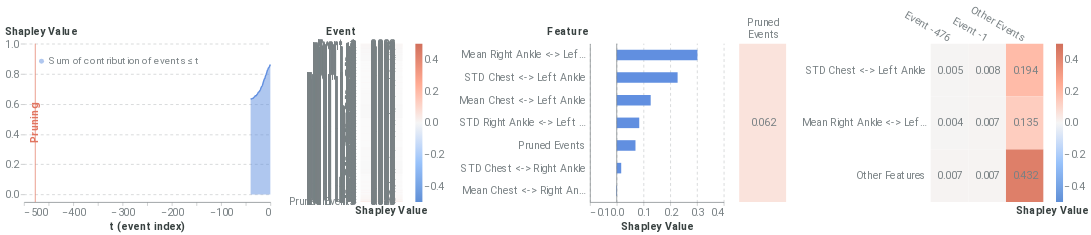

The notebook cell this image was saved under:
### Markdown cell above
### Local Report on positive instance

### Code cell
from timeshap.methods import local_report
pruning_dict = {'tol': 0.025}
event_dict = {'rs': 42, 'nsamples': 32000}
feature_dict = {'path': 'feature.csv', 'rs': 42, 'nsamples': 32000, 'feature_names': model_features, 'plot_features': plot_feats}
cell_dict_2 = {'rs': 42, 'nsamples': 32000, 'top_x_events': 2, 'top_x_feats': 2}
local_report(f, pos_x_data, pruning_dict, event_dict, feature_dict, cell_dict=cell_dict_2, entity_uuid=positive_sequence_id, entity_col='all_id', baseline=average_event)

### Figure 1 — Vega-Lite specification as saved in the notebook (floating-point values rounded to 4 significant figures; data arrays with more than 128 entries replaced by an {"elided": "..."} marker saying what was removed)
{"config": {"axis": {"domain": true, "domainColor": "#798184", "grid": false, "gridColor": "#798184", "gridOpacity": 0.5, "gridDash": [3, 5], "gridWidth": 0.8, "gridCap": "round", "labelPadding": 3, "labelFont": "Roboto", "labelColor": "#798184", "tickSize": 5, "tickColor": "#798184", "tickOpacity": 0.5, "titleColor": "#384140", "titleFont": "Roboto", "titleFontSize": 12}, "axisBand": {"domain": true, "ticks": false, "labelPadding": 7}, "axisY": {"domain": false, "titleAlign": "left", "titleAngle": 0, "titleX": -20, "titleY": -10}, "legend": {"labelColor": "#798184", "labelFontSize": 12, "symbolSize": 40, "titleColor": "#384140", "titleFontSize": 12, "titlePadding": 10, "titleFont": "Roboto", "labelFont": "Roboto"}, "line": {"stroke": "#618FE0", "strokeWidth": 2}, "rule": {"stroke": "#798184"}, "path": {"stroke": "#618FE0", "strokeWidth": 0.5}, "rect": {"fill": "#618FE0"}, "point": {"filled": true, "shape": "circle"}, "shape": {"stroke": "#618FE0"}, "bar": {"fill": "#618FE0", "stroke": null}, "text": {"font": "Roboto", "color": "#384140", "fontSize": 12}, "arc": {"stroke": "#fff", "strokeWidth": 1}, "range": {"category": ["#618FE0", "#50D0B0", "#E17560", "#E8B474", "#D889C4", "#34A3BC", "#A583A4"], "ramp": ["#001854", "#002f72", "#04478e", "#1e5fab", "#4477c5", "#6290e1", "#7ea9fd", "#9ec7ff", "#bde4ff"], "heatmap": ["#001854", "#002f72", "#04478e", "#1e5fab", "#4477c5", "#6290e1", "#7ea9fd", "#9ec7ff", "#bde4ff"], "diverging": ["#003b26", "#006b52", "#1aa082", "#55d5b5", "#f5f5f5", "#ffaa92", "#d16f5b", "#9e392c", "#650200"]}, "title": {"anchor": "start", "fontSize": 20, "color": "#384140", "fontWeight": "bold", "offset": 20, "font": "Roboto", "subtitleColor": "#384140", "subtitleFontSize": 16}, "header": {"labelFontSize": 12, "titleFontSize": 16, "labelColor": "#384140", "titleColor": "#384140", "titleFont": "Roboto", "labelFont": "Roboto"}, "group": {"fill": "white"}, "background": "white", "view": {"stroke": "transparent", "continuousHeight": 300, "continuousWidth": 400}}, "hconcat": [{"layer": [{"mark": {"type": "area", "opacity": 0.5}, "encoding": {"color": {"type": "nominal", "field": "Coalition", "legend": {"fillColor": "white", "labelFontSize": 14, "labelLimit": 0, "orient": "top-left", "symbolSize": 50, "symbolStrokeWidth": 0, "title": null}, "scale": {"domain": ["Sum of contribution of events ≤ t"], "range": ["#618FE0"]}}, "x": {"type": "quantitative", "axis": {"labelFontSize": 15, "title": "t (event index)", "titleFontSize": 15}, "field": "t (event index)"}, "y": {"type": "quantitative", "axis": {"grid": true, "labelFontSize": 15, "titleFontSize": 15, "titleX": -28}, "field": "Shapley Value", "scale": {"domain": [-0.05, 1]}}}}, {"mark": "line", "encoding": {"color": {"type": "nominal", "field": "Coalition", "legend": {"fillColor": "white", "labelFontSize": 14, "labelLimit": 0, "orient": "top-left", "symbolSize": 50, "symbolStrokeWidth": 0, "title": null}, "scale": {"domain": ["Sum of contribution of events ≤ t"], "range": ["#618FE0"]}}, "x": {"type": "quantitative", "axis": {"labelFontSize": 15, "title": "t (event index)", "titleFontSize": 15}, "field": "t (event index)"}, "y": {"type": "quantitative", "axis": {"grid": true, "labelFontSize": 15, "titleFontSize": 15, "titleX": -28}, "field": "Shapley Value", "scale": {"domain": [-0.05, 1]}}}}, {"data": {"name": "data-d0be768d6033efcbbaf281240c4bf6f9"}, "mark": {"type": "rule", "color": "#E17560"}, "encoding": {"x": {"type": "quantitative", "field": "x"}}}, {"data": {"name": "data-7852914258edcf7d2c355cee63d61ae6"}, "mark": {"type": "text", "angle": 270, "color": "#E17560", "fontSize": 15, "fontWeight": "bold", "text": "Pruning"}, "encoding": {"x": {"type": "quantitative", "field": "x"}}}], "data": {"name": "data-c6cfed4259ef357ccbc484a604b969d6"}, "height": 225, "width": 350}, {"layer": [{"mark": "rect", "encoding": {"color": {"type": "quantitative", "field": "rounded", "legend": {"gradientLength": 225, "gradientThickness": 10, "labelFontSize": 15, "orient": "right"}, "scale": {"domain": [-0.5, 0.5], "range": ["#5f8fd6", "#99c3fb", "#f5f5f5", "#ffaa92", "#d16f5b"]}, "title": null}, "x": {"type": "ordinal", "axis": {"title": "Shapley Value", "titleFontSize": 15}, "field": "column"}, "y": {"type": "ordinal", "axis": {"domain": false, "labelFontSize": 15, "title": "Event", "titleFontSize": 15, "titleX": -49}, "field": "Feature", "sort": {"elided": "478 str values"}}}}, {"mark": {"type": "text", "align": "right", "baseline": "middle", "color": "#798184", "dx": 18, "fontSize": 15}, "encoding": {"text": {"type": "nominal", "field": "rounded_str"}, "x": {"type": "ordinal", "axis": {"domain": false, "labels": false, "title": "Shapley Value", "titleX": 43}, "field": "column"}, "y": {"type": "ordinal", "axis": {"domain": false, "labelFontSize": 15, "title": "Event", "titleFontSize": 15, "titleX": -49}, "field": "Feature", "sort": {"elided": "478 str values"}}}}], "data": {"name": "data-cf51536dd5ea559e3d65cbc418dc7493"}, "height": 225, "width": 60}, {"layer": [{"data": {"name": "data-ef3fae7b888a4a2b1ca97b7a06e465f2"}, "mark": {"type": "bar", "size": 15, "thickness": 1}, "encoding": {"x": {"type": "quantitative", "axis": {"grid": true, "labelFontSize": 15, "title": "Shapley Value", "titleFontSize": 15}, "field": "Shapley Value", "scale": {"domain": [-0.1, 0.4]}}, "y": {"type": "nominal", "axis": {"labelFontSize": 15, "title": "Feature", "titleFontSize": 15, "titleX": -61}, "field": "Feature", "sort": {"field": "sort_col", "order": "descending"}}}}, {"data": {"name": "data-9c00aa9dc2b1c1a0b4bf9b34ead12925"}, "mark": {"type": "rule", "color": "#798184"}, "encoding": {"x": {"type": "quantitative", "field": "x"}}}], "height": 225, "width": 190}, {"hconcat": [{"layer": [{"mark": "rect", "encoding": {"color": {"type": "quantitative", "field": "rounded", "legend": null, "scale": {"domain": [-0.5, 0.5], "range": ["#5f8fd6", "#99c3fb", "#f5f5f5", "#ffaa92", "#d16f5b"]}, "title": null}, "x": {"type": "nominal", "axis": {"titleFontSize": 15}, "field": "Event"}, "y": {"type": "nominal", "axis": {"domain": false, "labels": false, "title": null}, "field": "Feature"}}}, {"mark": {"type": "text", "align": "right", "baseline": "middle", "color": "#798184", "dx": 18, "fontSize": 15}, "encoding": {"text": {"type": "nominal", "field": "rounded_str"}, "x": {"type": "nominal", "axis": {"domain": false, "labelAngle": 0, "labelFontSize": 15, "labelOffset": 24, "labelPadding": 30, "orient": "top", "title": null}, "field": "Event"}, "y": {"type": "nominal", "axis": {"domain": false, "labels": false, "title": null}, "field": "Feature"}}}], "data": {"name": "data-33ec9eb51626b1bb72273181f6d75301"}, "height": 225, "width": 66.67}, {"layer": [{"mark": "rect", "encoding": {"color": {"type": "quantitative", "field": "rounded", "legend": {"gradientLength": 225, "gradientThickness": 10, "labelFontSize": 15, "orient": "right"}, "scale": {"domain": [-0.5, 0.5], "range": ["#5f8fd6", "#99c3fb", "#f5f5f5", "#ffaa92", "#d16f5b"]}, "title": null}, "x": {"type": "nominal", "axis": {"titleFontSize": 15}, "field": "Event", "sort": ["Event -476", "Event -1"]}, "y": {"type": "nominal", "axis": {"domain": false, "labelFontSize": 15, "title": null}, "field": "Feature", "sort": ["STD Chest <-> Left Ankle", "Mean Right Ankle <-> Left Ankle"]}}}, {"mark": {"type": "text", "align": "right", "baseline": "middle", "color": "#798184", "dx": 18, "fontSize": 15}, "encoding": {"text": {"type": "nominal", "field": "rounded_str"}, "x": {"type": "nominal", "axis": {"domain": false, "labelAngle": 30, "labelFontSize": 15, "orient": "top", "title": "Shapley Value", "titleX": 172, "titleY": 245}, "field": "Event", "sort": ["Event -476", "Event -1"]}, "y": {"type": "nominal", "axis": {"domain": false, "labelFontSize": 15, "title": null}, "field": "Feature", "sort": ["STD Chest <-> Left Ankle", "Mean Right Ankle <-> Left Ankle"]}}}], "data": {"name": "data-a233ef8a76baec9945466da3f0051a5c"}, "height": 225, "width": 160}], "resolve": {"scale": {"color": "independent"}}}], "resolve": {"scale": {"color": "independent"}}, "$schema": "https://vega.github.io/schema/vega-lite/v4.8.1.json", "datasets": {"data-c6cfed4259ef357ccbc484a604b969d6": [{"Coalition": "Sum of contribution of events > t", "t (event index)": 0, "Shapley Value": 0.0}, {"Coalition": "Sum of contribution of events ≤ t", "t (event index)": 0, "Shapley Value": 0.8619}, {"Coalition": "Sum of contribution of events > t", "t (event index)": -1, "Shapley Value": 0.007448}, {"Coalition": "Sum of contribution of events ≤ t", "t (event index)": -1, "Shapley Value": 0.8544}, {"Coalition": "Sum of contribution of events > t", "t (event index)": -2, "Shapley Value": 0.01638}, {"Coalition": "Sum of contribution of events ≤ t", "t (event index)": -2, "Shapley Value": 0.8455}, {"Coalition": "Sum of contribution of events > t", "t (event index)": -3, "Shapley Value": 0.01994}, {"Coalition": "Sum of contribution of events ≤ t", "t (event index)": -3, "Shapley Value": 0.842}, {"Coalition": "Sum of contribution of events > t", "t (event index)": -4, "Shapley Value": 0.0233}, {"Coalition": "Sum of contribution of events ≤ t", "t (event index)": -4, "Shapley Value": 0.8386}, {"Coalition": "Sum of contribution of events > t", "t (event index)": -5, "Shapley Value": 0.03373}, {"Coalition": "Sum of contribution of events ≤ t", "t (event index)": -5, "Shapley Value": 0.8282}, {"Coalition": "Sum of contribution of events > t", "t (event index)": -6, "Shapley Value": 0.03905}, {"Coalition": "Sum of contribution of events ≤ t", "t (event index)": -6, "Shapley Value": 0.8228}, {"Coalition": "Sum of contribution of events > t", "t (event index)": -7, "Shapley Value": 0.05042}, {"Coalition": "Sum of contribution of events ≤ t", "t (event index)": -7, "Shapley Value": 0.8115}, {"Coalition": "Sum of contribution of events > t", "t (event index)": -8, "Shapley Value": 0.06226}, {"Coalition": "Sum of contribution of events ≤ t", "t (event index)": -8, "Shapley Value": 0.7996}, {"Coalition": "Sum of contribution of events > t", "t (event index)": -9, "Shapley Value": 0.07004}, {"Coalition": "Sum of contribution of events ≤ t", "t (event index)": -9, "Shapley Value": 0.7919}, {"Coalition": "Sum of contribution of events > t", "t (event index)": -10, "Shapley Value": 0.07706}, {"Coalition": "Sum of contribution of events ≤ t", "t (event index)": -10, "Shapley Value": 0.7848}, {"Coalition": "Sum of contribution of events > t", "t (event index)": -11, "Shapley Value": 0.09172}, {"Coalition": "Sum of contribution of events ≤ t", "t (event index)": -11, "Shapley Value": 0.7702}, {"Coalition": "Sum of contribution of events > t", "t (event index)": -12, "Shapley Value": 0.09479}, {"Coalition": "Sum of contribution of events ≤ t", "t (event index)": -12, "Shapley Value": 0.7671}, {"Coalition": "Sum of contribution of events > t", "t (event index)": -13, "Shapley Value": 0.1045}, {"Coalition": "Sum of contribution of events ≤ t", "t (event index)": -13, "Shapley Value": 0.7574}, {"Coalition": "Sum of contribution of events > t", "t (event index)": -14, "Shapley Value": 0.1146}, {"Coalition": "Sum of contribution of events ≤ t", "t (event index)": -14, "Shapley Value": 0.7473}, {"Coalition": "Sum of contribution of events > t", "t (event index)": -15, "Shapley Value": 0.1261}, {"Coalition": "Sum of contribution of events ≤ t", "t (event index)": -15, "Shapley Value": 0.7358}, {"Coalition": "Sum of contribution of events > t", "t (event index)": -16, "Shapley Value": 0.1377}, {"Coalition": "Sum of contribution of events ≤ t", "t (event index)": -16, "Shapley Value": 0.7242}, {"Coalition": "Sum of contribution of events > t", "t (event index)": -17, "Shapley Value": 0.1431}, {"Coalition": "Sum of contribution of events ≤ t", "t (event index)": -17, "Shapley Value": 0.7188}, {"Coalition": "Sum of contribution of events > t", "t (event index)": -18, "Shapley Value": 0.1476}, {"Coalition": "Sum of contribution of events ≤ t", "t (event index)": -18, "Shapley Value": 0.7143}, {"Coalition": "Sum of contribution of events > t", "t (event index)": -19, "Shapley Value": 0.1553}, {"Coalition": "Sum of contribution of events ≤ t", "t (event index)": -19, "Shapley Value": 0.7066}, {"Coalition": "Sum of contribution of events > t", "t (event index)": -20, "Shapley Value": 0.1663}, {"Coalition": "Sum of contribution of events ≤ t", "t (event index)": -20, "Shapley Value": 0.6956}, {"Coalition": "Sum of contribution of events > t", "t (event index)": -21, "Shapley Value": 0.1723}, {"Coalition": "Sum of contribution of events ≤ t", "t (event index)": -21, "Shapley Value": 0.6896}, {"Coalition": "Sum of contribution of events > t", "t (event index)": -22, "Shapley Value": 0.1775}, {"Coalition": "Sum of contribution of events ≤ t", "t (event index)": -22, "Shapley Value": 0.6844}, {"Coalition": "Sum of contribution of events > t", "t (event index)": -23, "Shapley Value": 0.1817}, {"Coalition": "Sum of contribution of events ≤ t", "t (event index)": -23, "Shapley Value": 0.6802}, {"Coalition": "Sum of contribution of events > t", "t (event index)": -24, "Shapley Value": 0.1825}, {"Coalition": "Sum of contribution of events ≤ t", "t (event index)": -24, "Shapley Value": 0.6794}, {"Coalition": "Sum of contribution of events > t", "t (event index)": -25, "Shapley Value": 0.1876}, {"Coalition": "Sum of contribution of events ≤ t", "t (event index)": -25, "Shapley Value": 0.6743}, {"Coalition": "Sum of contribution of events > t", "t (event index)": -26, "Shapley Value": 0.1947}, {"Coalition": "Sum of contribution of events ≤ t", "t (event index)": -26, "Shapley Value": 0.6672}, {"Coalition": "Sum of contribution of events > t", "t (event index)": -27, "Shapley Value": 0.1989}, {"Coalition": "Sum of contribution of events ≤ t", "t (event index)": -27, "Shapley Value": 0.663}, {"Coalition": "Sum of contribution of events > t", "t (event index)": -28, "Shapley Value": 0.2041}, {"Coalition": "Sum of contribution of events ≤ t", "t (event index)": -28, "Shapley Value": 0.6578}, {"Coalition": "Sum of contribution of events > t", "t (event index)": -29, "Shapley Value": 0.2071}, {"Coalition": "Sum of contribution of events ≤ t", "t (event index)": -29, "Shapley Value": 0.6548}, {"Coalition": "Sum of contribution of events > t", "t (event index)": -30, "Shapley Value": 0.207}, {"Coalition": "Sum of contribution of events ≤ t", "t (event index)": -30, "Shapley Value": 0.6549}, {"Coalition": "Sum of contribution of events > t", "t (event index)": -31, "Shapley Value": 0.2097}, {"Coalition": "Sum of contribution of events ≤ t", "t (event index)": -31, "Shapley Value": 0.6522}, {"Coalition": "Sum of contribution of events > t", "t (event index)": -32, "Shapley Value": 0.2136}, {"Coalition": "Sum of contribution of events ≤ t", "t (event index)": -32, "Shapley Value": 0.6483}, {"Coalition": "Sum of contribution of events > t", "t (event index)": -33, "Shapley Value": 0.2165}, {"Coalition": "Sum of contribution of events ≤ t", "t (event index)": -33, "Shapley Value": 0.6454}, {"Coalition": "Sum of contribution of events > t", "t (event index)": -34, "Shapley Value": 0.2206}, {"Coalition": "Sum of contribution of events ≤ t", "t (event index)": -34, "Shapley Value": 0.6413}, {"Coalition": "Sum of contribution of events > t", "t (event index)": -35, "Shapley Value": 0.2238}, {"Coalition": "Sum of contribution of events ≤ t", "t (event index)": -35, "Shapley Value": 0.6381}, {"Coalition": "Sum of contribution of events > t", "t (event index)": -36, "Shapley Value": 0.2246}, {"Coalition": "Sum of contribution of events ≤ t", "t (event index)": -36, "Shapley Value": 0.6373}, {"Coalition": "Sum of contribution of events > t", "t (event index)": -37, "Shapley Value": 0.2258}, {"Coalition": "Sum of contribution of events ≤ t", "t (event index)": -37, "Shapley Value": 0.6361}, {"Coalition": "Sum of contribution of events > t", "t (event index)": -38, "Shapley Value": 0.2281}, {"Coalition": "Sum of contribution of events ≤ t", "t (event index)": -38, "Shapley Value": 0.6338}, {"Coalition": "Sum of contribution of events > t", "t (event index)": -39, "Shapley Value": 0.2286}, {"Coalition": "Sum of contribution of events ≤ t", "t (event index)": -39, "Shapley Value": 0.6333}, {"Coalition": "Sum of contribution of events > t", "t (event index)": -40, "Shapley Value": 0.2306}, {"Coalition": "Sum of contribution of events ≤ t", "t (event index)": -40, "Shapley Value": 0.6313}], "data-d0be768d6033efcbbaf281240c4bf6f9": [{"x": -477}], "data-7852914258edcf7d2c355cee63d61ae6": [{"x": -479}], "data-cf51536dd5ea559e3d65cbc418dc7493": {"elided": "478 records"}, "data-ef3fae7b888a4a2b1ca97b7a06e465f2": [{"random_seed": 42, "n_samples": 32000, "Feature": "Mean Chest <-> Right Ankle", "Shapley Value": -0.002467, "sort_col": 0.002467}, {"random_seed": 42, "n_samples": 32000, "Feature": "STD Chest <-> Right Ankle", "Shapley Value": 0.01688, "sort_col": 0.01688}, {"random_seed": 42, "n_samples": 32000, "Feature": "Mean Chest <-> Left Ankle", "Shapley Value": 0.1271, "sort_col": 0.1271}, {"random_seed": 42, "n_samples": 32000, "Feature": "STD Chest <-> Left Ankle", "Shapley Value": 0.2277, "sort_col": 0.2277}, {"random_seed": 42, "n_samples": 32000, "Feature": "Mean Right Ankle <-> Left Ankle", "Shapley Value": 0.3017, "sort_col": 0.3017}, {"random_seed": 42, "n_samples": 32000, "Feature": "STD Right Ankle <-> Left Ankle", "Shapley Value": 0.08425, "sort_col": 0.08425}, {"random_seed": 42, "n_samples": 32000, "Feature": "Pruned Events", "Shapley Value": 0.07019, "sort_col": 0.07019}], "data-9c00aa9dc2b1c1a0b4bf9b34ead12925": [{"x": 0}], "data-33ec9eb51626b1bb72273181f6d75301": [{"Event": ["Pruned", "Events"], "Feature": "Other features", "rounded": 0.062, "rounded_str": "0.062"}], "data-a233ef8a76baec9945466da3f0051a5c": [{"Event": "Other Events", "Feature": "Other Features", "Shapley Value": 0.4318, "rounded": 0.432, "rounded_str": "0.432"}, {"Event": "Other Events", "Feature": "STD Chest <-> Left Ankle", "Shapley Value": 0.1939, "rounded": 0.194, "rounded_str": "0.194"}, {"Event": "Other Events", "Feature": "Mean Right Ankle <-> Left Ankle", "Shapley Value": 0.1353, "rounded": 0.135, "rounded_str": "0.135"}, {"Event": "Event -1", "Feature": "STD Chest <-> Left Ankle", "Shapley Value": 0.007949, "rounded": 0.008, "rounded_str": "0.008"}, {"Event": "Event -476", "Feature": "Other Features", "Shapley Value": 0.007276, "rounded": 0.007, "rounded_str": "0.007"}, {"Event": "Event -1", "Feature": "Mean Right Ankle <-> Left Ankle", "Shapley Value": 0.006877, "rounded": 0.007, "rounded_str": "0.007"}, {"Event": "Event -1", "Feature": "Other Features", "Shapley Value": 0.006842, "rounded": 0.007, "rounded_str": "0.007"}, {"Event": "Event -476", "Feature": "STD Chest <-> Left Ankle", "Shapley Value": 0.005187, "rounded": 0.005, "rounded_str": "0.005"}, {"Event": "Event -476", "Feature": "Mean Right Ankle <-> Left Ankle", "Shapley Value": 0.00437, "rounded": 0.004, "rounded_str": "0.004"}]}}
